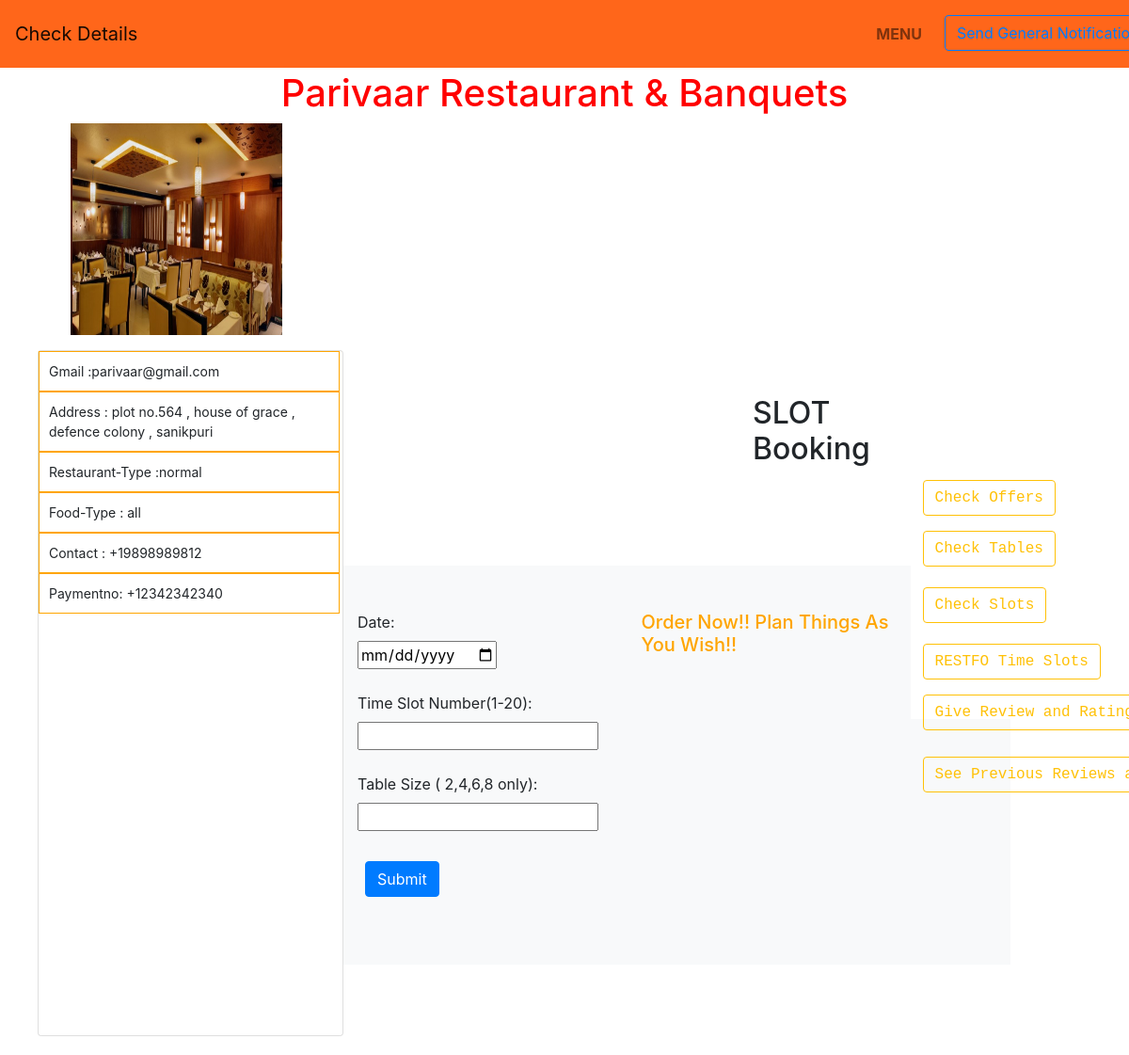
Page /profiles/parivaar/ on the committed database.
### restaurant/models.py (models this page shows)
class Restaurant(models.Model):
    user = models.OneToOneField(User, on_delete = models.CASCADE, primary_key = True)
    Restaurant_Name=models.CharField(max_length=100)
    gmail = models.CharField(max_length=50,null=True)
    lat = models.FloatField(default=lat)
    lon = models.FloatField(default=lng)
    Address=models.CharField(max_length=500)
    Restaurant_Type=models.CharField(max_length=50)
    Food_Type=models.CharField(max_length=50)
    Restaurant_Image = models.ImageField(default='rest_logo/default.jpg', upload_to='rest_logo')
    Country=models.CharField(max_length=50,default=country)
    State=models.CharField(max_length=50,default=state)
    district=models.CharField(max_length=50,default=district)
    sub_zone=models.CharField(max_length=50,default=sub_zone)
    contact = PhoneNumberField(blank=True)
    Payment_No = PhoneNumberField(blank=True)

### profiles/views.py (the view)
# urls.py: path('profiles/<str:username>/',profile_view,name='profiles'),
def profile_view(request,username):
    x = User.objects.get(username=username)
    rest = Restaurant.objects.get(user_id=x.id)
    context = {
        'rest':rest,
        'username':username
        }
    if request.method=="POST":
        user_name = request.user.username
        rest_name = username
        slot_number = request.POST.get('slot_number')
        date = request.POST.get('slot_date')
        table_no = request.POST.get('table_no')
        check = availability(rest_name,slot_number,date,table_no)
        if check :
            x = Slot(user_name=user_name,rest_name=rest_name,slot_number=slot_number,date=date,table_no=table_no)
            print("Success")
            context['message'] = 'Booking Successful'
            x.save()
        else :
            context['message'] = 'No tables available'
            print("ERRORRR")
        return render(request,"profiles/profile_view.html",context)
    else:
        return render(request,"profiles/profile_view.html",context)

### profiles/templates/profiles/profile_view.html (shortened to what this page needs)
{% load static %}
{% block content %}
<head>
    <link rel="stylesheet" href="https://maxcdn.bootstrapcdn.com/bootstrap/4.0.0/css/bootstrap.min.css">
</head>
    <nav class="navbar navbar-expand-lg navbar-light navback shadow-lg p-3 mb-2 fixed-top" style="background-color:#ff661a;">
        <a class="navbar-brand" href="#"> Check Details </a>
    <div class="collapse navbar-collapse pl-5" id="navbarNav">
        <div class="container">
            <ul class="navbar-nav ml-auto pl-5">
                <li class="nav-item px-2">
                    <b><a  style="padding-left:650px;" class="nav-link text-body"data-toggle="tooltip" data-placement="bottom" href="{% url 'UserMenu' restid=rest.user.username %}">MENU</a></b>
                  </li>
            <li class="nav-item px-2">
                <a class="btn btn-outline-primary" href="{% url 'give-general-notification' usrname=username  %}" role="button">Send General Notification</a>
              </li>
         </ul>
        </div>
      </div>
      </nav>
<h1  class="center1" style="padding-top: 75px;" >{{rest.Restaurant_Name}}</h1>
<p style="padding-left: 75px;"><img class="rounded-square shadow-lg" height="225" width="225" src="{{ rest.Restaurant_Image.url }}"></p>
<section class="section">
<ul style="list-style-type:none;">
<div class="review">
    <br><br><br><br><br><br><br><br>
    <br><br><br><br><br><br><br><br>
    <br><br><br><br><br><br>
    <br>
    <pre>      <a class="btn btn-outline-warning" href="view_offers" role="button">Check Offers </a></pre>
    <pre>      <a class="btn btn-outline-warning" href="check" role="button">Check Tables </a></pre>
<br>
<pre>      <a class="btn btn-outline-warning" href="check2" role="button">Check Slots</a></pre>
<br>
<pre>      <a class="btn btn-outline-warning" href="/time_slot" role="button">RESTFO Time Slots </a></pre>
<pre>      <a class="btn btn-outline-warning" href="give_rev" role="button">Give Review and Rating</a> </pre>
    <br><br>
<pre>      <a class="btn btn-outline-warning" href="show_rev" role="button">See Previous Reviews and Ratings</a> </pre>
</div>
<div class="content card mb-2 shadow" style="width: 325px;">
<li><div class="box"> Gmail :{{rest.gmail}}</div> </li>
<li><div class="box"> Address   : {{rest.Address}}</div></li>
<li><div class="box"> Restaurant-Type :{{rest.Restaurant_Type}}</div></li>
<li><div class="box"> Food-Type :  {{rest.Food_Type}}</div></li>
<li><div class="box"> Contact :  {{rest.contact}}</div> </li>
<li><div class="box"> Paymentno: {{rest.Payment_No }}</div></li>
</ul>
<br><br>
</section>
<h2 style="padding-left: 800px;">SLOT Booking</h2>
    <div class="container p-5">
        <div class="container p-5">
            <div>
            <div class="container bg-light shadow-lg p-5">
             <div class="row">
                 <div class="col-sm-6">
                     <form action="" method="post">
            <label for="slot_date">Date: </label><br>
            <input type="date" name="slot_date"><br><br>
            <label for="slot_number">Time Slot Number(1-20): </label><br>
            <input type="integer" name="slot_number"><br><br>
            <label for="table_no">Table Size ( 2,4,6,8 only): </label><br>
            <input type="integer" name="table_no"><br><br>
                 <div class="container p-2">
                      <button class="btn btn-primary" type="submit" name="submit">Submit</button>
                 </div>
            </form>
                 </div>
                 <div class="col-sm-6">
                     <h5 class="order">Order Now!! Plan Things As You Wish!!</h5>
                 </div>
             </div>
            </div>
        </div>
        </div>
    </div>
{% endblock content %}

### profiles/templates/profiles/profile_view.html (style rules this page uses)
.center1 { text-align:center; color:red; }
.order { color:orange }
.content { height: 65%; width: 30%; font-size: 14px; float: left; z-index: 2; }
.review { height: 35%; width: 20%; font-size: 4px; float: right; z-index: 2; background-color: white; }
.box { width: 320px; padding: 10px; border: 1px solid orange; margin: 0; }

### rows in the picture
Restaurant: Restaurant_Name "Parivaar Restaurant & Banquets", Restaurant_Image (picture), gmail "parivaar@gmail.com", Address "plot no.564 , house of grace , defence colony , sanikpuri", Restaurant_Type "normal", Food_Type "all", contact "+19898989812", Payment_No "+12342342340"
